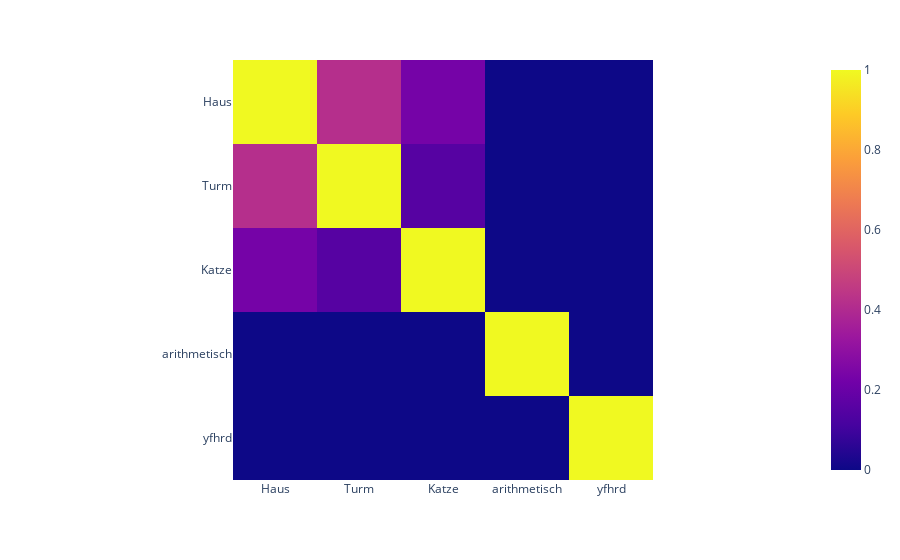

Write notebook code for a chart like this one.
### Code cell
import plotly.express as px
import numpy as np

similarity = []

for token1 in example_words:
    for token2 in example_words:
        similarity.append(token1.similarity(token2))

tokens = [token.text for token in example_words]
similarity = pd.DataFrame(np.array(similarity).reshape(tokens.__len__(), tokens.__len__()))
similarity.columns = tokens
similarity.index = tokens
# heatmap
fig = px.imshow(similarity)
fig.show()

### Figure 1 — Plotly figure (JSON) as saved in the notebook; plotly's stock layout.template omitted (floating-point values rounded to 4 significant figures)
{"data": [{"coloraxis": "coloraxis", "hovertemplate": "x: %{x}<br>y: %{y}<br>color: %{z}<extra></extra>", "name": "0", "type": "heatmap", "x": ["Haus", "Turm", "Katze", "arithmetisch", "yfhrd"], "xaxis": "x", "y": ["Haus", "Turm", "Katze", "arithmetisch", "yfhrd"], "yaxis": "y", "z": [[1, 0.4163, 0.2302, 0, 0], [0.4163, 1, 0.1509, 0, 0], [0.2302, 0.1509, 1, 0, 0], [0, 0, 0, 1, 0], [0, 0, 0, 0, 1]]}], "layout": {"coloraxis": {"colorscale": [[0, "#0d0887"], [0.1111, "#46039f"], [0.2222, "#7201a8"], [0.3333, "#9c179e"], [0.4444, "#bd3786"], [0.5556, "#d8576b"], [0.6667, "#ed7953"], [0.7778, "#fb9f3a"], [0.8889, "#fdca26"], [1, "#f0f921"]]}, "margin": {"t": 60}, "xaxis": {"anchor": "y", "constrain": "domain", "domain": [0, 1], "scaleanchor": "y"}, "yaxis": {"anchor": "x", "autorange": "reversed", "constrain": "domain", "domain": [0, 1]}}}
